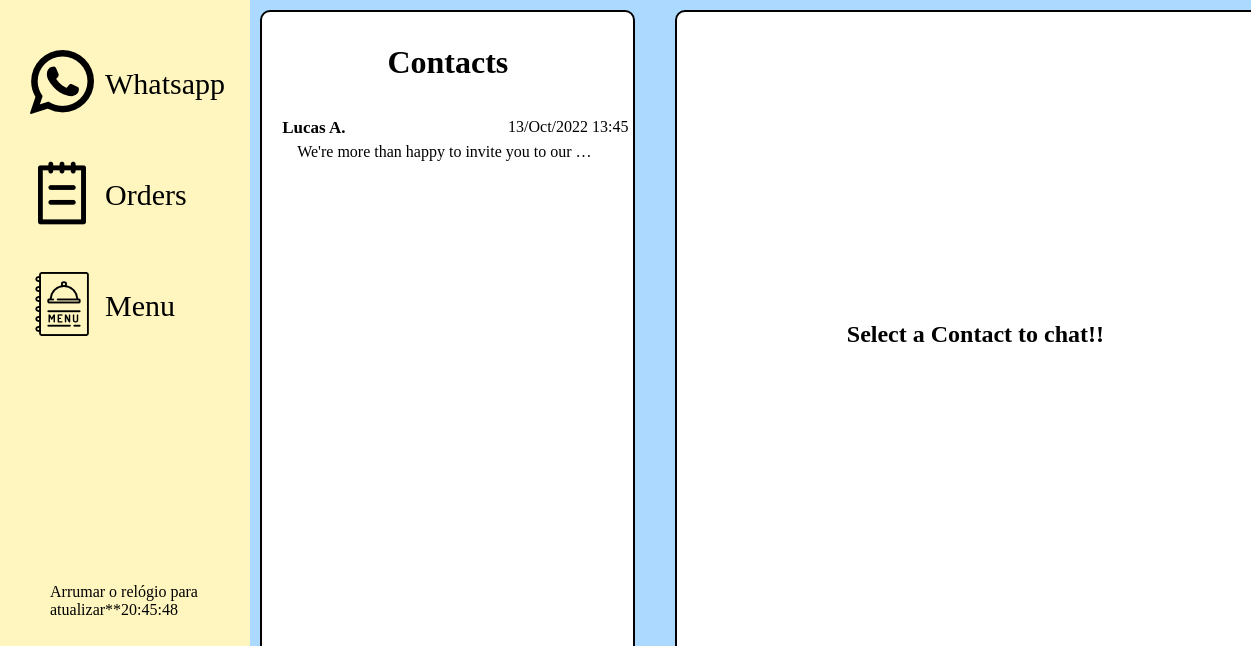
Page /chat/ on the earlier database version.
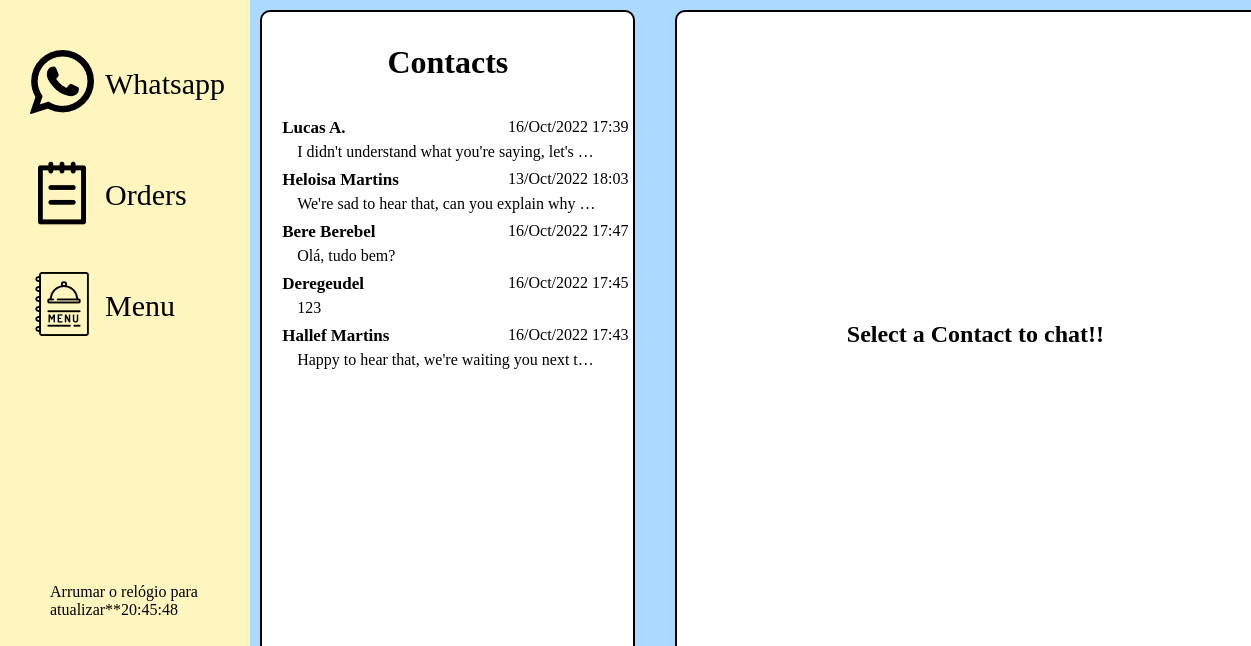
Same page on the later database version.
### Bot/models.py (models this page shows, shortened)
class Contacts(models.Model):
    name = models.CharField(max_length=32)
    phone_number = models.CharField(max_length=16, unique=True)
    class Meta: verbose_name_plural = 'Contacts'
    def get_id(self):
        return f"{self.id}"

class Messages(models.Model):
    from_number = models.CharField(max_length=16)
    to_number = models.CharField(max_length=16)
    message_text = models.TextField()
    sent_datetime = models.DateTimeField()
    contact_id = models.ForeignKey(
        Contacts,
        on_delete=models.CASCADE
    )
    class Meta: verbose_name_plural = 'Messages'

### Bot/views.py (the view)
# urls.py: path('chat/', chat, name='chat'),
def chat(request, **kwargs): #Show all numbers that messaged
    last_message = {id : Messages.objects.filter(contact_id = id).last() for id in Contacts.objects.all()}
    if request.method == "POST" or kwargs:
        id = kwargs.get('id')
        if request.POST.get('id') != None:
            id = request.POST.get('id')
        text = request.POST.get('text')
        if text != None:
            to = Contacts.objects.get(id = id)
            send_message(text, to.phone_number, to)
        user = Contacts.objects.get(id = id)
        messages = Messages.objects.filter(contact_id = id).order_by('-id')
        num_orders = Orders.objects.filter(contact_id = id).count()
        active_orders = Orders.objects.filter(contact_id = id, status__in = ('Delivering', 'Preparing'))
    else:
        messages = None
        active_orders = None
        num_orders = 0
        user = None
    return render(request, 'Chat/chat.html', {'contact' : last_message, 'messages' : messages, 'num_orders' : num_orders, 'active_orders' : active_orders, 'user' : user})

### Bot/templates/Chat/chat.html
{% extends 'main.html' %}
{% load static %}
{% block styles %}
    <link rel="stylesheet" href="{% static 'css/chat.css' %}">
{% endblock %}
{% block content %}
<section id="chat">
    <p class="contacts">Contacts</p>
    <form method="POST"> {% csrf_token %}
        {% for number, message in contact.items %}
        <button class="buttonnumber" type="submit" name="id" value="{{ number.get_id }}">
            <div class="number">
                <span class="name">{{ number.name }}</span>
                <span class="time">{{ message.sent_datetime|date:"d/M/Y H:i" }}</span>
                <span class="message">{{ message.message_text }}</span>
            </div>
        </button>
        {% endfor %}
    </form>
</section>
<section id="chatting">
    {% if messages %}
        <div class="contact_info">
            <div class="perfil">
                <div class="firstletter">{{ user.name|make_list|first|upper }}</div>
            </div>
            <div class="info">
                <span class="name_chat">{{ user.name }}</span><br>
                <span class="number_chat">{{ user.phone_number}}</span>
            </div>
            <div class="order_info">
                <span>Numbers of Orders: {{ num_orders }}</span><br>
                <span>Active Order: {% if active_orders %}
                    {% for order in active_orders %}
                        <a href="{{ order.get_absolute_url }}">{{ order.id }}</a>
                    {% endfor %}
                    {% else %}
                        No active orders
                    {% endif %}
                </span>
            </div>
        </div>
        <div class="messages_chatbox">
        {% for message in messages %}
            {% if message.contact_id.phone_number == message.from_number %}
                <div class="message_user">
                    <span class="message_user_chatbox">{{ message.message_text }}</span><span class="time_send_chatbox">{{ message.sent_datetime|date:"d/m H:i" }}</span>
                </div>
            {% else %}
            <div class="message_system">
                <span class="message_system_chatbox">{{ message.message_text }}</span><span class="time_send_chatbox">{{ message.sent_datetime|date:"d/m H:i" }}</span>
            </div>
            {% endif %}
        {% endfor %}
        </div>
        <form method="POST"> {% csrf_token %}
            <div class="text_input">
                    <textarea required name="text" placeholder="Message"></textarea>
            </div>
            <div class="send_text">
                <button class="buttonsend" type="submit" name="id" value="{{ user.id }}">
                    <img class="send" src="{% static 'img/send-button.png' %}">
                </button>
            </div>
        </form>
    {% else %}
        <span class="noneselected"><center>Select a Contact to chat!!</center></span>
    {% endif %}
</section>
{% endblock %}

### Bot/templates/main.html (shortened to what this page needs)
{% load static %}
<!DOCTYPE html>
<html lang="en">
<head>
    {% block styles %}
    {% endblock %}
    <link rel="stylesheet" href="{% static 'css/main.css' %}">
</head>
<body>
    <div>
        <section id="nav">
            <div class="chat">
                <a href="{% url 'chat' %}"><img src="{% static 'img/whatsapp.png' %}">
                <span class="whatsappspan">Whatsapp</span></a><br>
            </div>
            <div class="manage">
                <a href="{% url 'manage' %}"><img src="{% static 'img/manage.png' %}">
                <span class="managespan">Orders</span></a><br>
            </div>
            <div class="menu">
                <a href="{% url 'menu' %}"><img src="{% static 'img/menu.png' %}">
                <span class="menuspan">Menu</span></a><br>
            </div>
            <div class="clock">Arrumar o relógio para atualizar**{% now "H:i:s" %}</div>
        </section>
        <section id="content">
            {% block content %}
            {% endblock %}
        </section>
    </div>
</body>
</html>

### Bot/static/css/chat.css (style rules this page uses)
#chat { position: absolute; margin-top: 10px; margin-left: 10px; width: 30%; height: 97%; background-color: #FFFFFF; border: 2px solid black; border-radius: 10px; box-sizing: border-box; }
#chatting { position: absolute; background-color: #FFFFFF; margin-top: 10px; margin-left: 425px; width: 48%; height: 97%; border: 2px solid black; border-radius: 10px; box-sizing: border-box; }
.contacts { position: relative; text-align: center; font-size: 32px; font-weight: bold; }
.number { height: 10%; color: black; }
.name { position: absolute; left: 20px; top: 5px; font-size: 17px; font-weight: bold; }
button.buttonnumber { position: relative; width: 100%; background: none; color: inherit; border: none; padding: 0; font: inherit; cursor: pointer; outline: inherit; }
.message { float: left; text-align: left; margin-left: 35px; margin-top: 12px; display: block; width: 300px; overflow: hidden; white-space: nowrap; text-overflow: ellipsis; }
.time { position: relative; float: right; top: 5px; right: 5px; }
.noneselected { position: relative; height: auto; top: 40%; font-weight: bold; font-size: 24px; }
a:visited, a:link, a { text-decoration: none; }

### Bot/static/css/main.css (style rules this page uses)
body { margin: 0; }
a:link, a:visited { text-decoration: none; color: black; }
img { position: relative; left: 10px; }
#nav { background-color: #FFF6BF; width: 20%; height: 100%; min-height: 100vh; float: left; }
#nav .chat, .manage, .menu { width: 220px; top: 50px; left: 20px; position: relative; font-size: 30px; margin-bottom: 40px; }
.whatsappspan, .managespan, .menuspan { position: absolute; top: 17px; left: 85px; }
#content { background-color: #ABD9FF; width: 80%; height: 100%; min-height: 100vh; float: left; }
.clock { position: relative; left: 50px; top: 250px; }

Differences in the rows shown:
computed for Contacts "Lucas A.": sent_datetime "13/Oct/2022 13:45" → "16/Oct/2022 17:39"; message_text "We're more than happy to invite you to our…" → "I didn't understand what you're saying, let's…"
added Contacts: {{ number.get_id }} 2 (drawn), name "Heloisa Martins", sent_datetime "13/Oct/2022 18:03", message_text "We're sad to hear that, can you explain why…"
added Contacts: {{ number.get_id }} 3 (drawn), name "Bere Berebel", sent_datetime "16/Oct/2022 17:47", message_text "Olá, tudo bem?"
added Contacts: {{ number.get_id }} 4 (drawn), name "Deregeudel", sent_datetime "16/Oct/2022 17:45", message_text "123"
added Contacts: {{ number.get_id }} 6 (drawn), name "Hallef Martins", sent_datetime "16/Oct/2022 17:43", message_text "Happy to hear that, we're waiting you next t…"
